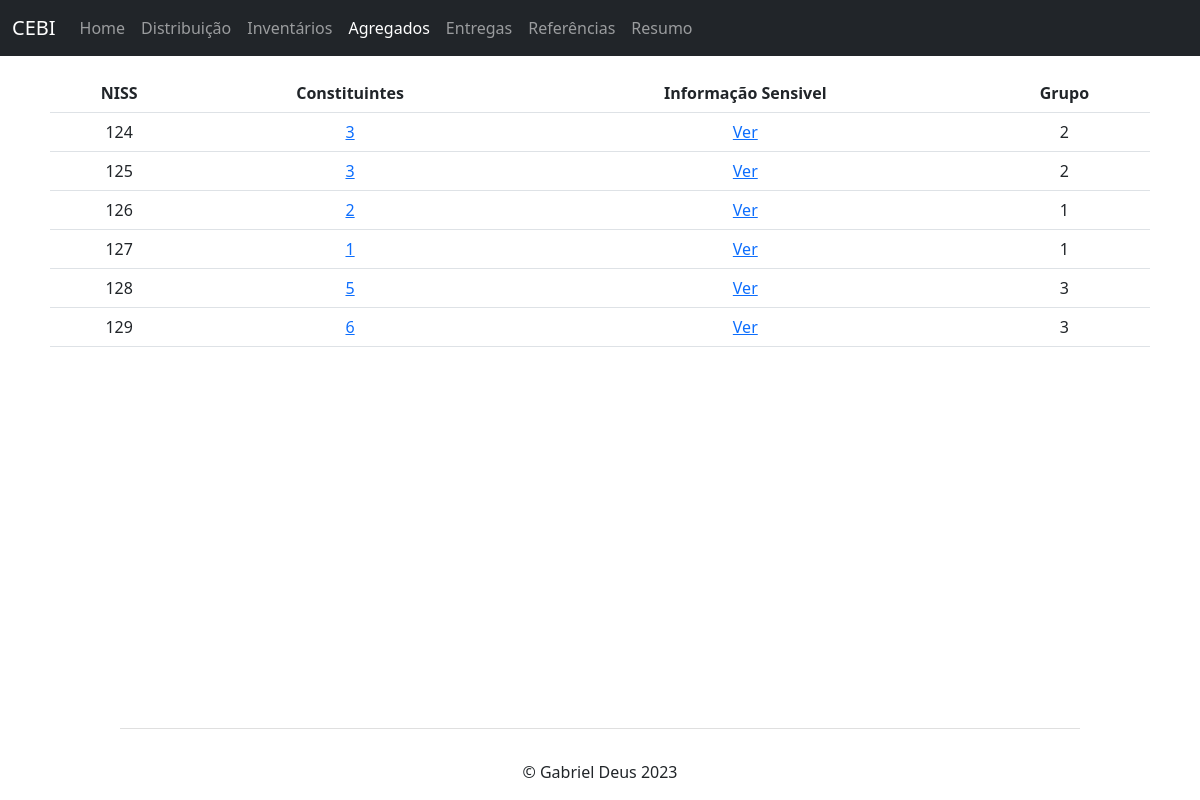
The page /agregados.php on the database its author committed.
### tables this page shows
create table 1agregado_familiar
(
	niss int primary key,
	grupo tinyint
);

### src/agregados.php (the view, shortened to what this page needs)
<?php include 'db_conf.php'; ?>
<!DOCTYPE html>
<html lang="en">
<head>
  <link href="https://cdn.jsdelivr.net/npm/bootstrap@5.3.0-alpha1/dist/css/bootstrap.min.css" rel="stylesheet" />
  <link rel="stylesheet" href="estilos.css">
</head>
<body>
  <nav class="navbar navbar-expand-md navbar-dark fixed-top bg-dark">
    <div class="container-fluid">
      <a class="navbar-brand" href="#">CEBI</a>
      <div class="collapse navbar-collapse" id="navbarCollapse">
        <ul class="navbar-nav me-auto mb-2 mb-md-0">
          <li class="nav-item">
            <a class="nav-link" href="index.php">Home</a>
          </li>
          <li class="nav-item">
            <a class="nav-link" href="distribuicao.php">Distribuição</a>
          </li>
          <li class="nav-item">
            <a class="nav-link" href="inventarios.php">Inventários</a>
          </li>
          <li class="nav-item">
            <a class="nav-link active" aria-current="page" href="#">Agregados</a>
          </li>
          <li class="nav-item">
            <a class="nav-link" href="entregas.php">Entregas</a>
          </li>
          <li class="nav-item">
            <a class="nav-link" href="referencias.php">Referências</a>
          </li>
          <li class="nav-item">
            <a class="nav-link" href="resumo.php">Resumo</a>
          </li>
        </ul>
      </div>
    </div>
  </nav>
  <main style="margin: 50px;">
    <table class="table">
      <thead>
        <tr>
          <th>NISS</th>
          <th>Constituintes</th>
          <th>Informação Sensivel</th>
          <th>Grupo</th>
        </tr>
      </thead>
      <tbody>
        <?php
        $sql  = 'SELECT * from 1agregado_familiar';
        $result = mysqli_query($conn, $sql);
        $agregados = mysqli_fetch_all($result, MYSQLI_ASSOC); ?>
        <?php foreach ($agregados as $item) : ?>
          <?php $niss = $item['niss']; ?>
          <?php $fk_constiuinte_query =  mysqli_query($conn, "select COUNT(*) as `count` from 3constituinte c
            inner join 1agregado_familiar af on c.agregado = af.niss
            where c.agregado  =" . $item['niss']); ?>
          <?php $fk_constiuinte = $fk_constiuinte_query->fetch_assoc(); ?>
          <tr>
            <td> <?php echo $item["niss"]; ?> </td>
            <td> <a href='constituintes.php?id=<?php echo $niss; ?>'> <?php echo $fk_constiuinte["count"]; ?> </a> </td>
            <td>
              <a href='informacao.php?id=<?php echo $niss; ?>'> Ver </a>
            </td>
            <td> <?php echo $item["grupo"]; ?></td>
          </tr>
        <?php endforeach; ?>
      </tbody>
    </table>
  </main>
  <?php include 'footer.php'; ?>
</body>
</html>

### src/footer.php (shortened to what this page needs)
<footer class="footer1">
            <hr class="footerHR">
           <p class="footerT">&copy Gabriel Deus 2023</p>
</footer>

### src/estilos.css (style rules this page uses)
.footer1 { display: flex; justify-content: center; flex-direction: column; text-align: center; width: 100%; height: 10v; position: fixed; bottom: 0; z-index: 10000; }
.footerHR { height: 2vh; width: 80%; margin-left: 10%; color: gray; }
tr { text-align: center; }

### rows shown on the page
1agregado_familiar: niss "124", count "3", grupo "2"
1agregado_familiar: niss "125", count "3", grupo "2"
1agregado_familiar: niss "126", count "2", grupo "1"
1agregado_familiar: niss "127", count "1", grupo "1"
1agregado_familiar: niss "128", count "5", grupo "3"
1agregado_familiar: niss "129", count "6", grupo "3"
